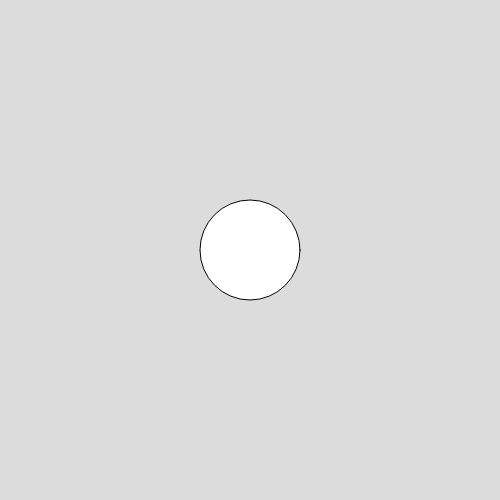
Frame 1 (no input)
Frame 60 (no input): identical to frame 1, image omitted
Frame 120 (the mouse pressed at the canvas centre since frame 60): identical to frame 1, image omitted

The p5.js sketch that drew this single still picture (run headless with seeded random() and noise() and a simulated clock; from frame 60 on, the mouse is pressed at the canvas centre):

// p5.js sketch
// ── sketch.js
function setup() {
  createCanvas(500, 500);
}

function draw() {
  background(220);
  ellipse(width/2, height/2, 100,100);
  print("Hello World");
}
